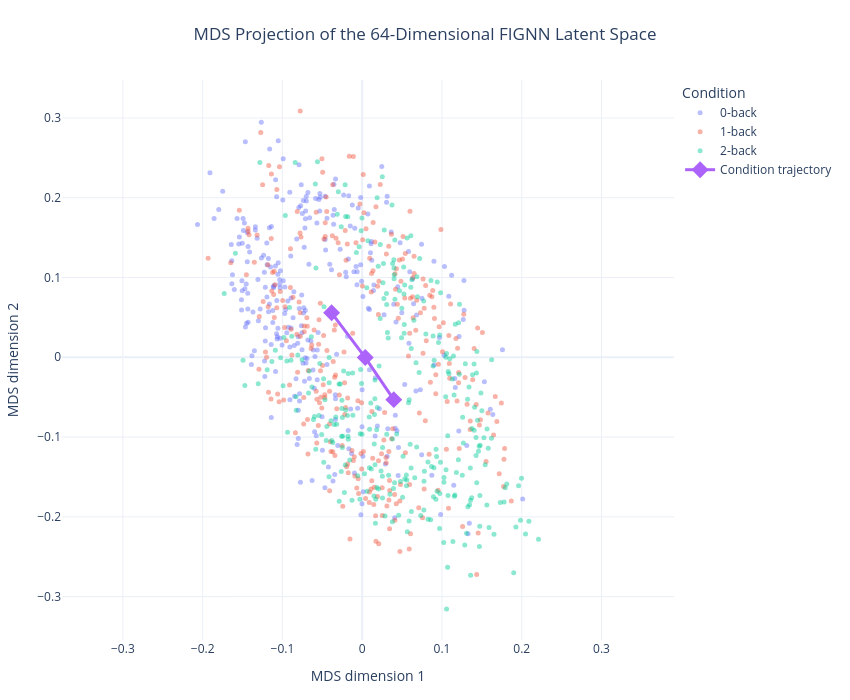

The code cell stored with this chart in its notebook:
### Code cell
# ============================================================
# 7. LATENT SPACE VISUALIZATION — MDS
# ============================================================

from sklearn.manifold import MDS


# ------------------------------------------------------------
# True 64-D condition centroids
# ------------------------------------------------------------

centroids = np.vstack([
    z_test[y_test == 0].mean(axis=0),
    z_test[y_test == 1].mean(axis=0),
    z_test[y_test == 2].mean(axis=0)
])


# ------------------------------------------------------------
# Embed trials + centroids together
# ------------------------------------------------------------

z_mds_input = np.vstack([
    z_test,
    centroids
])


mds = MDS(
    n_components=2,
    metric=True,
    random_state=42,
    n_init=4,
    max_iter=300
)

z_2d = mds.fit_transform(z_mds_input)


# ------------------------------------------------------------
# Split trial and centroid coordinates
# ------------------------------------------------------------

sample_coords = z_2d[:-3]
centroid_coords = z_2d[-3:]


# ------------------------------------------------------------
# Trial-level dataframe
# ------------------------------------------------------------

plot_df = pd.DataFrame({
    "MDS 1": sample_coords[:, 0],
    "MDS 2": sample_coords[:, 1],
    "Condition": [
        LABEL_NAMES[int(y)]
        for y in y_test
    ]
})


# ------------------------------------------------------------
# Individual trial embeddings
# ------------------------------------------------------------

fig = px.scatter(
    plot_df,
    x="MDS 1",
    y="MDS 2",
    color="Condition",
    opacity=0.45
)


fig.update_traces(
    marker=dict(size=5)
)


# ------------------------------------------------------------
# Centroid trajectory
#
# The line shows:
# 0-back → 1-back → 2-back
# ------------------------------------------------------------

fig.add_trace(
    go.Scatter(
        x=centroid_coords[:, 0],
        y=centroid_coords[:, 1],
        mode="lines+markers",
        name="Condition trajectory",
        marker=dict(
            size=13,
            symbol="diamond"
        ),
        line=dict(
            width=3
        ),
        text=[
            "0-back centroid",
            "1-back centroid",
            "2-back centroid"
        ],
        hovertemplate=(
            "%{text}<br>"
            "MDS 1: %{x:.4f}<br>"
            "MDS 2: %{y:.4f}"
            "<extra></extra>"
        )
    )
)


# ------------------------------------------------------------
# Paper-style layout
# ------------------------------------------------------------

fig.update_layout(
    template="plotly_white",

    title=dict(
        text=(
            "MDS Projection of the 64-Dimensional FIGNN Latent Space"
        ),
        x=0.5,
        xanchor="center"
    ),

    height=700,
    width=850,

    legend=dict(
        title="Condition",
        x=1.01,
        y=1
    ),

    margin=dict(
        l=60,
        r=160,
        t=80,
        b=60
    )
)


# ------------------------------------------------------------
# Equal physical scale
#
# Important because this is a distance-preserving visualization.
# ------------------------------------------------------------

fig.update_yaxes(
    title="MDS dimension 2",
    scaleanchor="x",
    scaleratio=1
)

fig.update_xaxes(
    title="MDS dimension 1"
)


fig.show()

### Figure 1 — Plotly figure (JSON) as saved in the notebook; plotly's stock layout.template omitted (floating-point values rounded to 4 significant figures; data arrays with more than 128 entries replaced by an {"elided": "..."} marker saying what was removed)
{"data": [{"hovertemplate": "Condition=0-back<br>MDS 1=%{x}<br>MDS 2=%{y}<extra></extra>", "legendgroup": "0-back", "marker": {"color": "#636efa", "opacity": 0.45, "size": 5, "symbol": "circle"}, "mode": "markers", "name": "0-back", "orientation": "v", "showlegend": true, "type": "scatter", "x": {"elided": "288 float values"}, "xaxis": "x", "y": {"elided": "288 float values"}, "yaxis": "y"}, {"hovertemplate": "Condition=1-back<br>MDS 1=%{x}<br>MDS 2=%{y}<extra></extra>", "legendgroup": "1-back", "marker": {"color": "#EF553B", "opacity": 0.45, "size": 5, "symbol": "circle"}, "mode": "markers", "name": "1-back", "orientation": "v", "showlegend": true, "type": "scatter", "x": {"elided": "288 float values"}, "xaxis": "x", "y": {"elided": "288 float values"}, "yaxis": "y"}, {"hovertemplate": "Condition=2-back<br>MDS 1=%{x}<br>MDS 2=%{y}<extra></extra>", "legendgroup": "2-back", "marker": {"color": "#00cc96", "opacity": 0.45, "size": 5, "symbol": "circle"}, "mode": "markers", "name": "2-back", "orientation": "v", "showlegend": true, "type": "scatter", "x": {"elided": "288 float values"}, "xaxis": "x", "y": {"elided": "288 float values"}, "yaxis": "y"}, {"hovertemplate": "%{text}<br>MDS 1: %{x:.4f}<br>MDS 2: %{y:.4f}<extra></extra>", "line": {"width": 3}, "marker": {"size": 13, "symbol": "diamond"}, "mode": "lines+markers", "name": "Condition trajectory", "text": ["0-back centroid", "1-back centroid", "2-back centroid"], "type": "scatter", "x": [-0.03838, 0.003837, 0.03958], "y": [0.05576, -0.0003528, -0.05314]}], "layout": {"height": 700, "legend": {"title": {"text": "Condition"}, "tracegroupgap": 0, "x": 1.01, "y": 1}, "margin": {"b": 60, "l": 60, "r": 160, "t": 80}, "title": {"text": "MDS Projection of the 64-Dimensional FIGNN Latent Space", "x": 0.5, "xanchor": "center"}, "width": 850, "xaxis": {"anchor": "y", "domain": [0, 1], "title": {"text": "MDS dimension 1"}}, "yaxis": {"anchor": "x", "domain": [0, 1], "scaleanchor": "x", "scaleratio": 1, "title": {"text": "MDS dimension 2"}}}}
